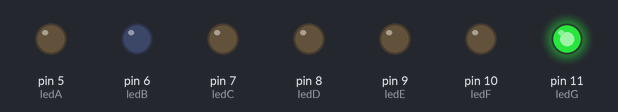
The sketch below on a simulated Arduino Uno, built with avr-gcc and run on an emulated ATmega328P. Shown: output pins drawn as LEDs (lit = HIGH).

Above: at 0.5 s.
At 2.5 s:
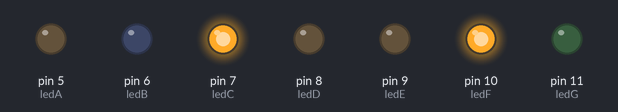
At 3.5 s:
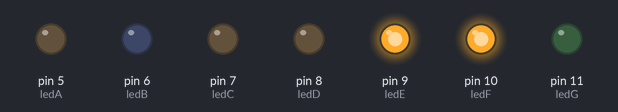
At 5.5 s:
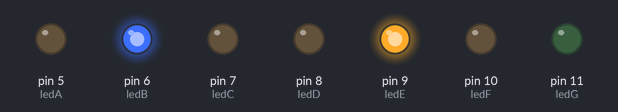
At 8.5 s:
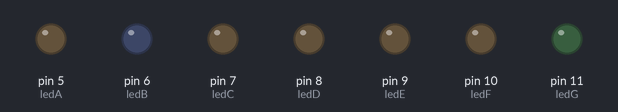
At 11.5 s:
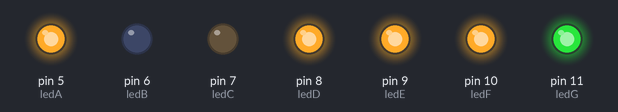
Timing chart, 0 to 13.0 s (numbered marks = the images above):
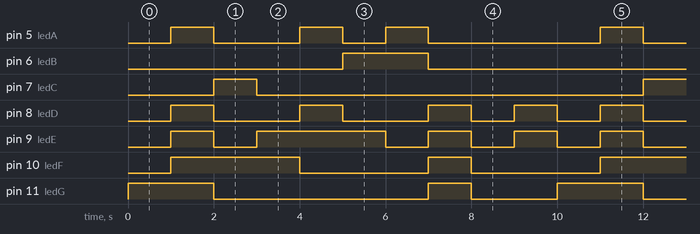

The sketch:

003_Display_de_7_segments_2.ino
```cpp
/**********************************************************************************
**                                                                               **
**                                     TÍTOL                                     **
**                       Posar un nom representatiu del projecte                 **
** NOM: Jose Roldan                                              DATA:XX/XX/20XX **
**********************************************************************************/
//************************************ INCLUDE ************************************

//************************************VARIABLES ***********************************
const int ledA = 5;
const int ledB = 6;
const int ledC = 7;
const int ledD = 8;
const int ledE = 9;
const int ledF = 10;
const int ledG = 11;
unsigned T= 1000;

//************************************* SETUP *************************************
void setup()
{
pinMode(ledA, OUTPUT);
pinMode(ledB, OUTPUT);
pinMode(ledC, OUTPUT);
pinMode(ledD, OUTPUT);
pinMode(ledE, OUTPUT);
pinMode(ledF, OUTPUT);
pinMode(ledG, OUTPUT);
}

//************************************* LOOP ***************************************
void loop()
{
// 0
digitalWrite(ledA,LOW);
digitalWrite(ledB,LOW);
digitalWrite(ledC,LOW);
digitalWrite(ledD,LOW);
digitalWrite(ledE,LOW);
digitalWrite(ledF,LOW);
digitalWrite(ledG,HIGH);
delay(T);
//1
digitalWrite(ledA,HIGH);
digitalWrite(ledB,LOW);
digitalWrite(ledC,LOW);
digitalWrite(ledD,HIGH);
digitalWrite(ledE,HIGH);
digitalWrite(ledF,HIGH);
digitalWrite(ledG,HIGH);
delay(T);
//2
digitalWrite(ledA,LOW);
digitalWrite(ledB,LOW);
digitalWrite(ledC,HIGH);
digitalWrite(ledD,LOW);
digitalWrite(ledE,LOW);
digitalWrite(ledF,HIGH);
digitalWrite(ledG,LOW);
delay(T);
//3
digitalWrite(ledA,LOW);
digitalWrite(ledB,LOW);
digitalWrite(ledC,LOW);
digitalWrite(ledD,LOW);
digitalWrite(ledE,HIGH);
digitalWrite(ledF,HIGH);
digitalWrite(ledG,LOW);
delay(T);
//4
digitalWrite(ledA,HIGH);
digitalWrite(ledB,LOW);
digitalWrite(ledC,LOW);
digitalWrite(ledD,HIGH);
digitalWrite(ledE,HIGH);
digitalWrite(ledF,LOW);
digitalWrite(ledG,LOW);
delay(T);
//5
digitalWrite(ledA,LOW);
digitalWrite(ledB,HIGH);
digitalWrite(ledC,LOW);
digitalWrite(ledD,LOW);
digitalWrite(ledE,HIGH);
digitalWrite(ledF,LOW);
digitalWrite(ledG,LOW);
delay(T);
//6
digitalWrite(ledA,HIGH);
digitalWrite(ledB,HIGH);
digitalWrite(ledC,LOW);
digitalWrite(ledD,LOW);
digitalWrite(ledE,LOW);
digitalWrite(ledF,LOW);
digitalWrite(ledG,LOW);
delay(T);
//7
digitalWrite(ledA,LOW);
digitalWrite(ledB,LOW);
digitalWrite(ledC,LOW);
digitalWrite(ledD,HIGH);
digitalWrite(ledE,HIGH);
digitalWrite(ledF,HIGH);
digitalWrite(ledG,HIGH);
delay(T);
//8
digitalWrite(ledA,LOW);
digitalWrite(ledB,LOW);
digitalWrite(ledC,LOW);
digitalWrite(ledD,LOW);
digitalWrite(ledE,LOW);
digitalWrite(ledF,LOW);
digitalWrite(ledG,LOW);
delay(T);
//9
digitalWrite(ledA,LOW);
digitalWrite(ledB,LOW);
digitalWrite(ledC,LOW);
digitalWrite(ledD,HIGH);
digitalWrite(ledE,HIGH);
digitalWrite(ledF,LOW);
digitalWrite(ledG,LOW);
delay(T);
}

//*********************************** FUNCIONS *************************************
```

Measured:
- by itself, pin 5 (ledA): repeats every 10.0 s: LOW 2.0 s, HIGH 1.0 s, LOW 1.0 s, HIGH 1.0 s, LOW 4.0 s, HIGH 1.0 s
- by itself, pin 6 (ledB): alternates HIGH for 2.0 s and LOW for 8.0 s
- by itself, pin 7 (ledC): alternates HIGH for 1.0 s and LOW for 9.0 s
- by itself, pin 8 (ledD): repeats every 10.0 s: 2 × (LOW 2.0 s, HIGH 1.0 s), 2 × (LOW 1.0 s, HIGH 1.0 s)
- by itself, pin 9 (ledE): repeats every 10.0 s: LOW 1.0 s, HIGH 3.0 s, 3 × (LOW 1.0 s, HIGH 1.0 s)
- by itself, pin 10 (ledF): repeats every 10.0 s: LOW 3.0 s, HIGH 1.0 s, LOW 3.0 s, HIGH 3.0 s
- by itself, pin 11 (ledG): repeats every 10.0 s: LOW 5.0 s, HIGH 1.0 s, LOW 2.0 s, HIGH 2.0 s
